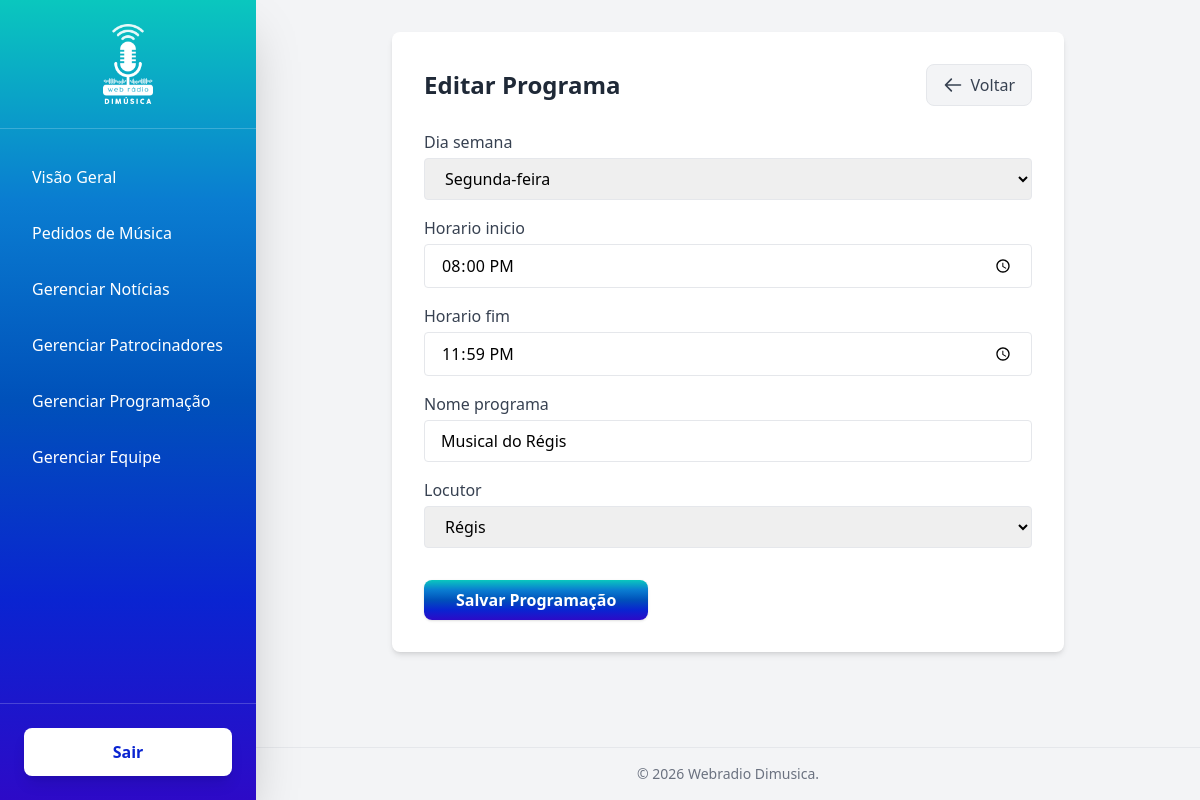
Page /painel/programacao/4/editar/ (signed in) on the committed database.
### core/models.py (models this page shows, shortened)
class Programacao(models.Model):
    DIAS_DA_SEMANA = [
        (0, 'Domingo'),
        (1, 'Segunda-feira'),
        (2, 'Terça-feira'),
        (3, 'Quarta-feira'),
        (4, 'Quinta-feira'),
        (5, 'Sexta-feira'),
        (6, 'Sábado'),
    ]
    dia_semana = models.IntegerField(choices=DIAS_DA_SEMANA)
    horario_inicio = models.TimeField()
    horario_fim = models.TimeField()
    nome_programa = models.CharField(max_length=150)
    locutor = models.ForeignKey(Equipe, on_delete=models.SET_NULL, null=True, blank=True, related_name='programas')
    class Meta:
        ordering = ['dia_semana', 'horario_inicio']

### webadmin/views.py (the view)
# urls.py: path('programacao/<int:pk>/editar/', views.programacao_form, name='admin_programacao_edit'),
@login_required(login_url='admin_login')
def programacao_form(request, pk=None):
    if pk:
        programacao = get_object_or_404(Programacao, pk=pk)
    else:
        programacao = None
    if request.method == 'POST':
        form = ProgramacaoForm(request.POST, instance=programacao)
        if form.is_valid():
            form.save()
            messages.success(request, 'Programa salvo com sucesso!')
            return redirect('admin_programacao_list')
    else:
        form = ProgramacaoForm(instance=programacao)
    return render(request, 'webadmin/programacao_form.html', {
        'form': form,
        'is_edit': bool(pk)
    })

### webadmin/forms.py
class ProgramacaoForm(forms.ModelForm):
    class Meta:
        model = Programacao
        fields = ['dia_semana', 'horario_inicio', 'horario_fim', 'nome_programa', 'locutor']
        widgets = {
            'dia_semana': forms.Select(attrs={'class': 'w-full px-4 py-2 border rounded focus:outline-none focus:ring-2 focus:ring-[#0A7DD1]'}),
            'horario_inicio': forms.TimeInput(attrs={'type': 'time', 'class': 'w-full px-4 py-2 border rounded focus:outline-none focus:ring-2 focus:ring-[#0A7DD1]'}),
            'horario_fim': forms.TimeInput(attrs={'type': 'time', 'class': 'w-full px-4 py-2 border rounded focus:outline-none focus:ring-2 focus:ring-[#0A7DD1]'}),
            'nome_programa': forms.TextInput(attrs={'class': 'w-full px-4 py-2 border rounded focus:outline-none focus:ring-2 focus:ring-[#0A7DD1]'}),
            'locutor': forms.Select(attrs={'class': 'w-full px-4 py-2 border rounded focus:outline-none focus:ring-2 focus:ring-[#0A7DD1]'}),
        }

### core/models.py (called while the page is built)
    def __str__(self):
        return self.nome

### webadmin/templates/webadmin/programacao_form.html (shortened to what this page needs)
{% extends 'webadmin/base.html' %}
{% block content %}
<div class="max-w-2xl mx-auto bg-white p-8 rounded-lg shadow-md">
    <div class="flex justify-between items-center mb-6">
        <h2 class="text-2xl font-bold text-gray-800">
            {% if is_edit %}Editar Programa{% else %}Novo Programa{% endif %}
        </h2>
        <a href="{% url 'admin_programacao_list' %}" class="inline-flex items-center gap-2 px-4 py-2 bg-gray-100 text-gray-700 font-medium rounded-lg hover:bg-gray-200 transition-all duration-200 border group">
            <svg xmlns="http://www.w3.org/2000/svg" class="h-5 w-5 transform group-hover:-translate-x-1 transition-transform" fill="none" viewBox="0 0 24 24" stroke="currentColor"><path stroke-linecap="round" stroke-linejoin="round" stroke-width="2" d="M10 19l-7-7m0 0l7-7m-7 7h18" /></svg>
            Voltar
        </a>
    </div>
    <form method="post" class="space-y-4">
        {% for field in form %}
        <div class="flex flex-col">
            <label class="font-medium text-gray-700 mb-1">{{ field.label }}</label>
            {{ field }}
        </div>
        {% endfor %}
        <div class="pt-4">
            <button type="submit"
                class="mobile-gradient text-white px-8 py-2 rounded-lg font-semibold shadow hover:opacity-90 transition">
                Salvar Programação
            </button>
        </div>
    </form>
</div>
{% endblock %}

### webadmin/templates/webadmin/base.html (style rules this page uses)
.mobile-gradient { background: linear-gradient(to bottom, #0AC7BE, #0A7DD1, #0051BA, #0A24D1, #2D0AC7); }

### rows in the picture
Programacao: form "Segunda-feira" "20:00:00" "23:59:00" "Musical do Régis" "Régis"

### other values in the picture
{{ field.label }} "Dia semana" "Horario inicio" "Horario fim" "Nome programa" "Locutor"
